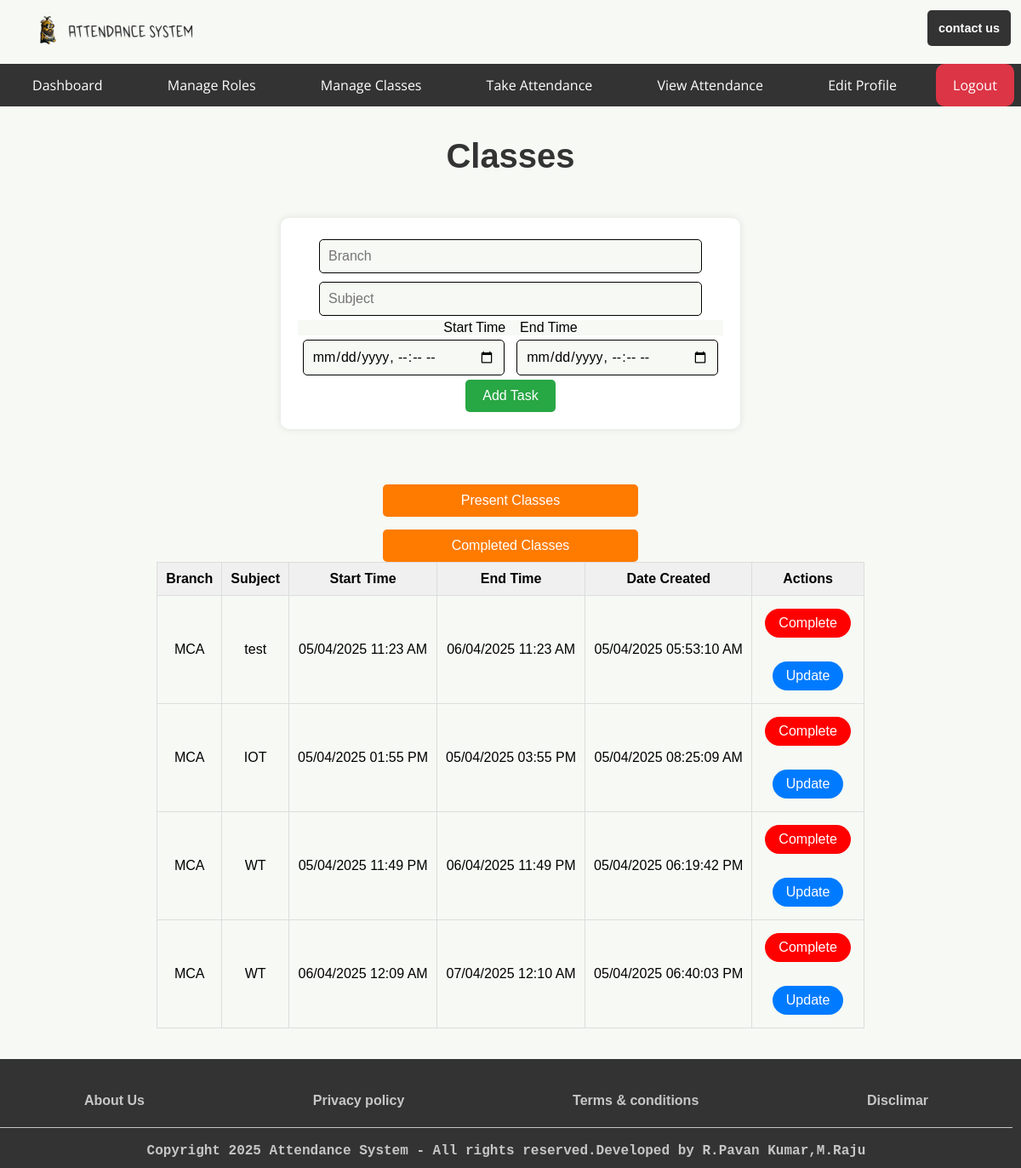
Page /admin/manage_classes (signed in) on the earlier database version.
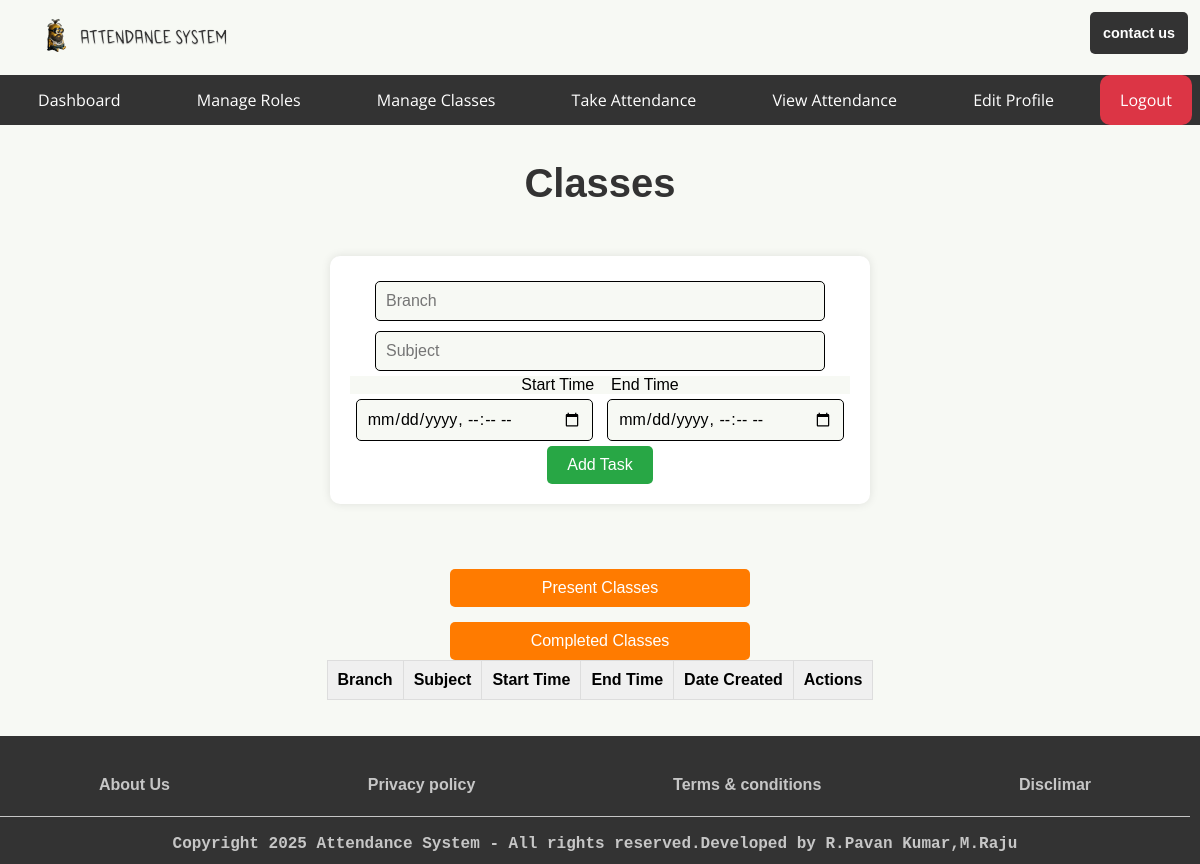
Same page on the later database version.
### app.py (models this page shows, shortened)
class SubjectsClasses(db.Model):  # Renamed to SubjectsClasses
    id = db.Column(db.Integer, primary_key=True)
    Branch = db.Column(db.String(200), nullable=False)
    Subject = db.Column(db.String(200), nullable=False)
    Start_Time = db.Column(db.DateTime, nullable=False)
    End_Time = db.Column(db.DateTime, nullable=False)
    date_created = db.Column(db.DateTime, default=datetime.utcnow)
    completed = db.Column(db.Integer, default=0)

### app.py (the view, shortened to what this page needs)
@app.route('/<role>/manage_classes', methods=['GET', 'POST'])
@role_required(['admin', 'teacher'])  # Allow both admin and teacher roles
def manage_classes(role):
    subjects = SubjectsClasses.query.filter(
        SubjectsClasses.Start_Time.isnot(None),
        SubjectsClasses.End_Time.isnot(None)
    ).order_by(SubjectsClasses.date_created).all()
    return render_template(f'auth/dashboards/{role}/manage_classes.html', subjects=subjects, role=role)

### app.py (called while the page is built)
def role_required(roles):
    if not isinstance(roles, list):
        roles = [roles]  # Ensure roles is a list
    def decorator(func):
        @wraps(func)
        def wrapper(*args, **kwargs):
            if 'username' not in session:
                return redirect(url_for('login'))
            user = User.query.filter_by(username=session['username']).first()
            if user.role not in roles:  # Check if the user's role is in the allowed roles list
                return redirect(url_for('index'))  # Redirect to the home page if unauthorized
            return func(*args, **kwargs)
        return wrapper
    return decorator

### templates/auth/dashboards/admin/manage_classes.html (shortened to what this page needs)
{% extends 'base/base_admin.html' %}
{% block body %}
<main>
            <h1>Classes</h1>
        <div class="div-sec">
            <form id="form-sec" method="POST">
                <input type="text" name="branch" id="text-sec" placeholder="Branch" required />
                <input type="text" name="subject" id="text-sec" placeholder="Subject" required />
                <br /><p> Start Time &ensp; End Time </p>
                <input type="datetime-local" name="start_time" id="start_time" placeholder="Start Time" required />
                <input type="datetime-local" name="end_time" id="end_time" placeholder="End Time" required />
                <input type="submit" value="Add Task" id="add_btn" />
            </form>
        </div>
            <div class="tab">
                <button class="tablinks" onclick="openClasses(event, 'Present Classes')" id="defaultOpen">Present Classes</button>
                <button class="tablinks" onclick="openClasses(event, 'Completed Classes')">Completed Classes</button>
              </div>
              <div id="Present Classes" class="tabcontent">
                <div style="overflow-x: auto; max-width: 100%;">
                    <table>
                        <tr>
                            <th>Branch</th>
                            <th>Subject</th>
                            <th>Start Time</th>
                            <th>End Time</th>
                            <th>Date Created</th>
                            <th>Actions</th>
                        </tr>
                        {% for subject in subjects %}
                            {% if subject.completed == 0 %}
                            <tr>
                                <td>{{ subject.Branch }}</td>
                                <td>{{ subject.Subject }}</td>
                                <td>{{ subject.Start_Time.strftime("%d/%m/%Y %I:%M %p") }}</td>
                                <td>{{ subject.End_Time.strftime("%d/%m/%Y %I:%M %p") }}</td>
                                <td>{{ subject.date_created.strftime("%d/%m/%Y %I:%M:%S %p") }}</td>
                                <td>
                                    <form action="{{ url_for('complete_class', role=role, id=subject.id) }}" method="POST" class="role-form" onsubmit="return confirm('Are you sure you want to mark as Complete this class?');">
                                        <button type="submit" class="delete">Complete</button>
                                    </form>
                                    <br />
                                    <a href="{{ url_for('update_class', role=role, id=subject.id) }}" id="update">Update</a>
                                </td>
                            </tr>
                            {% endif %}
                        {% endfor %}
                    </table>
                </div>
              </div>
</main>
{% endblock body %}

Differences in the rows shown:
removed SubjectsClasses: Branch "MCA", Subject "test", Start_Time "05/04/2025 11:23 AM", End_Time "06/04/2025 11:23 AM", date_created "05/04/2025 05:53:10 AM"
removed SubjectsClasses: Branch "MCA", Subject "IOT", Start_Time "05/04/2025 01:55 PM", End_Time "05/04/2025 03:55 PM", date_created "05/04/2025 08:25:09 AM"
removed SubjectsClasses: Branch "MCA", Subject "WT", Start_Time "05/04/2025 11:49 PM", End_Time "06/04/2025 11:49 PM", date_created "05/04/2025 06:19:42 PM"
removed SubjectsClasses: Branch "MCA", Subject "WT", Start_Time "06/04/2025 12:09 AM", End_Time "07/04/2025 12:10 AM", date_created "05/04/2025 06:40:03 PM"
